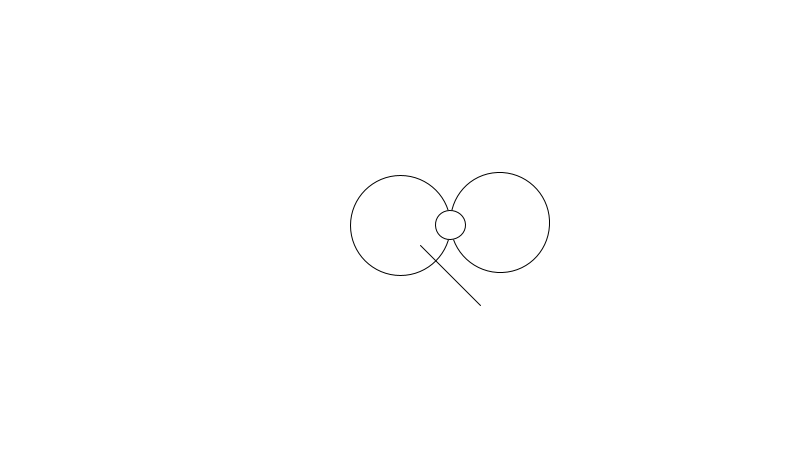
Frame 1 (no input)
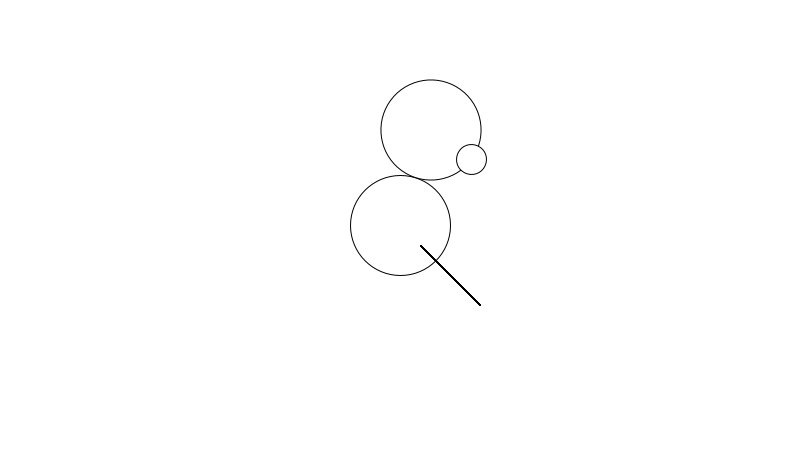
Frame 60 (the mouse pressed at the canvas centre just before this capture)
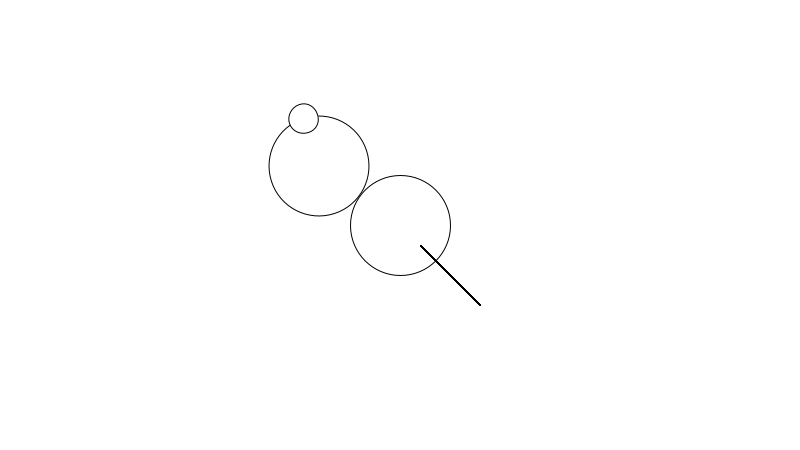
Frame 120 (the mouse held since frame 60 and released just before this capture)

The Processing sketch that drew these frames (run headless with seeded random() and noise(); from frame 60 on, the mouse is pressed at the canvas centre):

// Processing sketch: sketch_200402b
// ── sketch_200402b.pde
PGraphics pg;

void setup() {
  size(800,450);
  pg = createGraphics(width, height);

}


void draw() {
  background(255);
  translate(width/2, height/2);

  ellipse(0, 0, 100, 100);
  pushMatrix();
  rotate(-2*PI*(frameCount%300)/300);
  translate(100, 0);
  rotate(-2*PI*(frameCount%300)/300);
  
  ellipse(0, 0, 100, 100);
  ellipse(-50, 0, 30, 30);
  pg.beginDraw();
  pg.stroke(0);
  pg.line(20, 20, 80, 80);
  pg.ellipse(-50, 0, 60, 60);
  pg.endDraw();
  popMatrix();
  image(pg, 0, 0);
  
}
